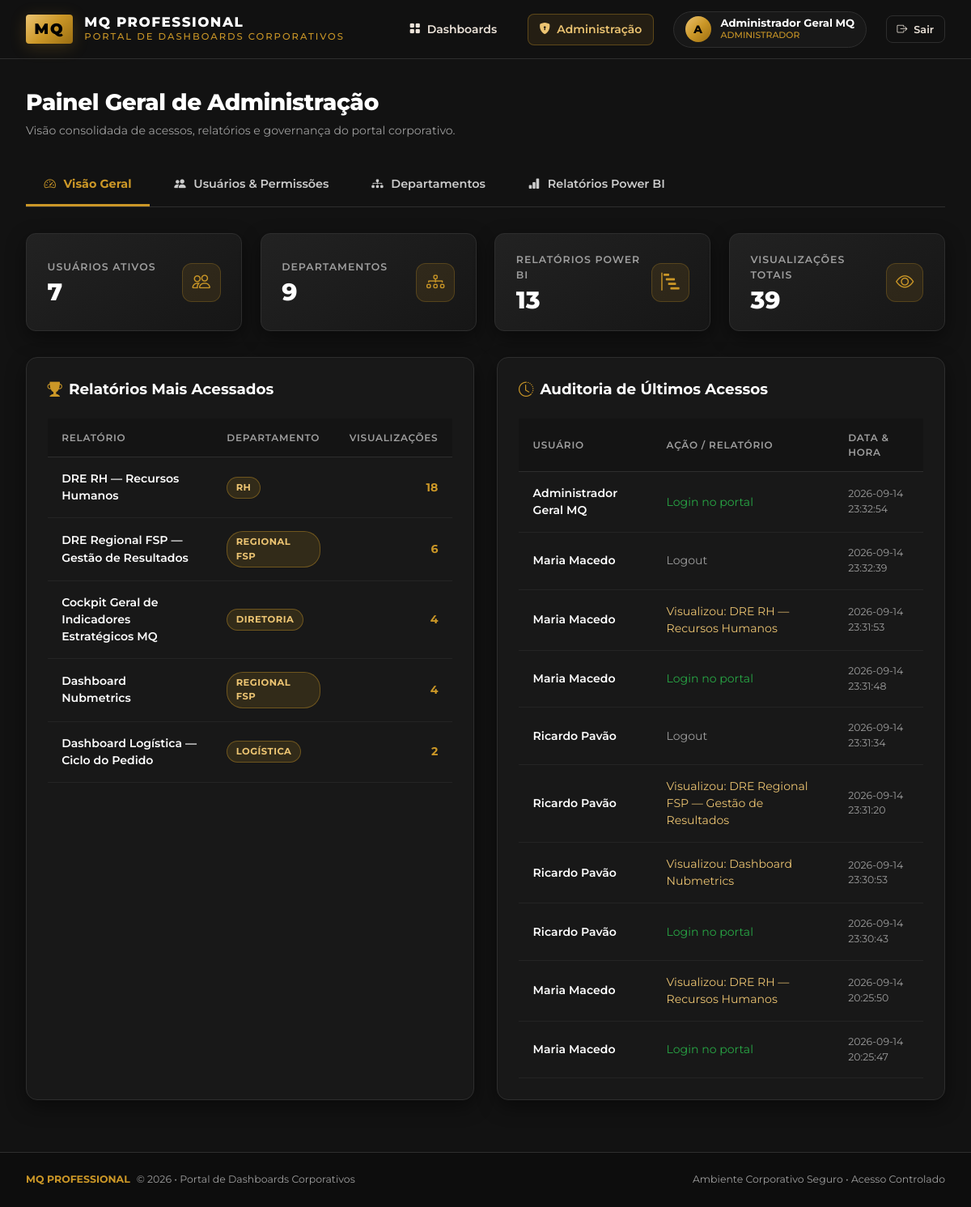
The page /admin (signed in) on the database its author committed.
### tables this page shows
CREATE TABLE users (
        id INTEGER PRIMARY KEY AUTOINCREMENT,
        username TEXT UNIQUE NOT NULL,
        name TEXT NOT NULL,
        email TEXT,
        password_hash TEXT NOT NULL,
        role TEXT DEFAULT 'user', -- 'admin' ou 'user'
        department_id INTEGER,
        active INTEGER DEFAULT 1,
        created_at DATETIME DEFAULT CURRENT_TIMESTAMP,
        FOREIGN KEY (department_id) REFERENCES departments (id) ON DELETE SET NULL
    );

CREATE TABLE reports (
        id INTEGER PRIMARY KEY AUTOINCREMENT,
        title TEXT NOT NULL,
        description TEXT,
        department_id INTEGER NOT NULL,
        embed_url TEXT NOT NULL,
        icon TEXT DEFAULT 'bi-bar-chart-line',
        is_public INTEGER DEFAULT 0, -- 1 se visível para todos os usuários logados
        display_order INTEGER DEFAULT 0,
        active INTEGER DEFAULT 1,
        created_at DATETIME DEFAULT CURRENT_TIMESTAMP,
        FOREIGN KEY (department_id) REFERENCES departments (id) ON DELETE CASCADE
    );

CREATE TABLE access_logs (
        id INTEGER PRIMARY KEY AUTOINCREMENT,
        user_id INTEGER,
        report_id INTEGER,
        action TEXT NOT NULL,
        ip_address TEXT,
        created_at DATETIME DEFAULT CURRENT_TIMESTAMP,
        FOREIGN KEY (user_id) REFERENCES users (id) ON DELETE SET NULL,
        FOREIGN KEY (report_id) REFERENCES reports (id) ON DELETE SET NULL
    );

### app.py (the view)
@app.route('/admin')
@admin_required
def admin_dashboard():
    stats = get_stats()
    return render_template('admin/dashboard.html', stats=stats)

### app.py (called while the page is built)
def admin_required(f):
    @wraps(f)
    def decorated_function(*args, **kwargs):
        if 'user_id' not in session:
            flash('Por favor, faça login para acessar esta área.', 'warning')
            return redirect(url_for('login', next=request.url))
        if session.get('role') != 'admin':
            flash('Acesso restrito. Você não possui privilégios de Administrador.', 'danger')
            return redirect(url_for('portal'))
        return f(*args, **kwargs)
    return decorated_function

@app.context_processor
def inject_globals():
    return {
        'current_user': {
            'id': session.get('user_id'),
            'username': session.get('username'),
            'name': session.get('name'),
            'role': session.get('role'),
            'is_admin': session.get('role') == 'admin'
        } if 'user_id' in session else None,
        'resolve_url': resolve_embed_url
    }

### database.py (called while the page is built)
def get_db():
    conn = sqlite3.connect(Config.DATABASE)
    conn.row_factory = sqlite3.Row
    conn.execute("PRAGMA foreign_keys = ON;")
    return conn

### templates/admin/dashboard.html (shortened to what this page needs)
{% extends "base.html" %}
{% block extra_css %}
<link rel="stylesheet" href="{{ url_for('static', filename='css/admin.css') }}">
{% endblock %}
{% block content %}
<div class="admin-header">
    <div class="admin-title-group">
        <h1>Painel Geral de Administração</h1>
        <p>Visão consolidada de acessos, relatórios e governança do portal corporativo.</p>
    </div>
</div>
<nav class="admin-nav-tabs">
    <a href="{{ url_for('admin_dashboard') }}" class="admin-tab-link active">
        <i class="bi bi-speedometer2"></i> Visão Geral
    </a>
    <a href="{{ url_for('admin_users') }}" class="admin-tab-link">
        <i class="bi bi-people-fill"></i> Usuários & Permissões
    </a>
    <a href="{{ url_for('admin_departments') }}" class="admin-tab-link">
        <i class="bi bi-diagram-3-fill"></i> Departamentos
    </a>
    <a href="{{ url_for('admin_reports') }}" class="admin-tab-link">
        <i class="bi bi-bar-chart-fill"></i> Relatórios Power BI
    </a>
</nav>
<div class="admin-metrics-grid">
    <div class="metric-card">
        <div class="metric-info">
            <h4>Usuários Ativos</h4>
            <div class="metric-num">{{ stats.total_users }}</div>
        </div>
        <div class="metric-icon">
            <i class="bi bi-people"></i>
        </div>
    </div>
    <div class="metric-card">
        <div class="metric-info">
            <h4>Departamentos</h4>
            <div class="metric-num">{{ stats.total_departments }}</div>
        </div>
        <div class="metric-icon">
            <i class="bi bi-diagram-3"></i>
        </div>
    </div>
    <div class="metric-card">
        <div class="metric-info">
            <h4>Relatórios Power BI</h4>
            <div class="metric-num">{{ stats.total_reports }}</div>
        </div>
        <div class="metric-icon">
            <i class="bi bi-bar-chart-steps"></i>
        </div>
    </div>
    <div class="metric-card">
        <div class="metric-info">
            <h4>Visualizações Totais</h4>
            <div class="metric-num">{{ stats.total_views }}</div>
        </div>
        <div class="metric-icon">
            <i class="bi bi-eye"></i>
        </div>
    </div>
</div>
<div style="display: grid; grid-template-columns: 1fr 1fr; gap: 1.8rem;">
    <div class="admin-card">
        <div class="admin-card-header">
            <h3 class="admin-card-title">
                <i class="bi bi-trophy-fill" style="color: var(--mq-gold);"></i> Relatórios Mais Acessados
            </h3>
        </div>
        <div class="mq-table-responsive">
            <table class="mq-table">
                <thead>
                    <tr>
                        <th>Relatório</th>
                        <th>Departamento</th>
                        <th style="text-align: right;">Visualizações</th>
                    </tr>
                </thead>
                <tbody>
                    {% for item in stats.most_viewed %}
                    <tr>
                        <td style="font-weight: 600; color: var(--mq-white);">{{ item.title }}</td>
                        <td>
                            <span class="mq-badge mq-badge-gold">{{ item.department_name }}</span>
                        </td>
                        <td style="text-align: right; font-weight: 700; color: var(--mq-gold);">
                            {{ item.views }}
                        </td>
                    </tr>
                    {% else %}
                    <tr>
                        <td colspan="3" style="text-align: center; color: var(--mq-gray-muted);">Nenhum acesso registrado ainda.</td>
                    </tr>
                    {% endfor %}
                </tbody>
            </table>
        </div>
    </div>
    <div class="admin-card">
        <div class="admin-card-header">
            <h3 class="admin-card-title">
                <i class="bi bi-clock-history" style="color: var(--mq-gold);"></i> Auditoria de Últimos Acessos
            </h3>
        </div>
        <div class="mq-table-responsive">
            <table class="mq-table">
                <thead>
                    <tr>
                        <th>Usuário</th>
                        <th>Ação / Relatório</th>
                        <th>Data & Hora</th>
                    </tr>
                </thead>
                <tbody>
                    {% for log in stats.recent_logs %}
                    <tr>
                        <td style="font-weight: 600; color: var(--mq-white);">{{ log.user_name or log.username or 'Anônimo' }}</td>
                        <td>
                            {% if log.action == 'view_report' %}
                                <span style="color: var(--mq-gold-light);">Visualizou: {{ log.report_title or 'Relatório' }}</span>
                            {% elif log.action == 'login' %}
                                <span style="color: var(--mq-success);">Login no portal</span>
                            {% elif log.action == 'logout' %}
                                <span style="color: var(--mq-gray-muted);">Logout</span>
                            {% else %}
                                <span>{{ log.action }}</span>
                            {% endif %}
                        </td>
                        <td style="color: var(--mq-gray-muted); font-size: 0.78rem;">{{ log.created_at }}</td>
                    </tr>
                    {% else %}
                    <tr>
                        <td colspan="3" style="text-align: center; color: var(--mq-gray-muted);">Nenhum log registrado.</td>
                    </tr>
                    {% endfor %}
                </tbody>
            </table>
        </div>
    </div>
</div>
{% endblock %}

### templates/base.html (shortened to what this page needs)
<!DOCTYPE html>
<html lang="pt-BR">
<head>
    <link rel="stylesheet" href="{{ url_for('static', filename='css/mq_theme.css') }}">
    {% block extra_css %}{% endblock %}
</head>
<body>
    {% if current_user %}
    <header class="mq-navbar">
        <div class="mq-brand">
            <a href="{{ url_for('portal') }}" style="display: flex; align-items: center; gap: 0.9rem; text-decoration: none;">
                <span class="mq-logo-badge">MQ</span>
                <div class="mq-brand-text">
                    <span class="mq-brand-title">MQ PROFESSIONAL</span>
                    <span class="mq-brand-sub">Portal de Dashboards Corporativos</span>
                </div>
            </a>
        </div>
        <nav class="mq-nav-menu">
            <a href="{{ url_for('portal') }}" class="mq-nav-link {% if request.endpoint == 'portal' %}active{% endif %}">
                <i class="bi bi-grid-fill"></i> Dashboards
            </a>
            {% if current_user.is_admin %}
            <a href="{{ url_for('admin_dashboard') }}" class="mq-nav-link admin-tag {% if 'admin' in request.endpoint %}active{% endif %}">
                <i class="bi bi-shield-lock-fill"></i> Administração
            </a>
            {% endif %}
            <a href="{{ url_for('profile') }}" class="mq-user-pill" title="Meu Perfil e Senha">
                <div class="mq-avatar">
                    {{ current_user.name[:1] | upper }}
                </div>
                <div class="mq-user-info">
                    <span class="mq-user-name">{{ current_user.name }}</span>
                    <span class="mq-user-role">
                        {% if current_user.is_admin %}ADMINISTRADOR{% else %}COLABORADOR{% endif %}
                    </span>
                </div>
            </a>
            <a href="{{ url_for('logout') }}" class="btn-mq-outline" style="padding: 0.4rem 0.8rem; font-size: 0.8rem;" title="Encerrar Sessão">
                <i class="bi bi-box-arrow-right"></i> Sair
            </a>
        </nav>
    </header>
    {% endif %}
    <main class="mq-main-content">
        {% block content %}{% endblock %}
    </main>
    <footer class="mq-footer">
        <div class="mq-footer-copy">
            <span class="mq-footer-gold">MQ PROFESSIONAL</span> &copy; 2026 • Portal de Dashboards Corporativos
        </div>
        <div>
            <span>Ambiente Corporativo Seguro • Acesso Controlado</span>
        </div>
    </footer>
</body>
</html>

### static/css/admin.css (style rules this page uses)
.admin-header { display: flex; justify-content: space-between; align-items: center; margin-bottom: 2rem; flex-wrap: wrap; gap: 1rem; }
.admin-title-group h1 { font-size: 1.75rem; font-weight: 800; color: var(--mq-white); letter-spacing: -0.5px; }
.admin-title-group p { color: var(--mq-gray-muted); font-size: 0.88rem; margin-top: 0.2rem; }
.admin-nav-tabs { display: flex; gap: 0.5rem; border-bottom: 1px solid var(--mq-border); margin-bottom: 2rem; overflow-x: auto; }
.admin-tab-link { padding: 0.85rem 1.4rem; font-size: 0.9rem; font-weight: 600; color: var(--mq-gray-light); border-bottom: 3px solid transparent; display: inline-flex; align-items: center; gap: 0.6rem; transition: var(--transition-smooth); text-decoration: none; white-space: nowrap; }
.admin-tab-link.active { color: var(--mq-gold); border-bottom-color: var(--mq-gold); font-weight: 700; }
.admin-metrics-grid { display: grid; grid-template-columns: repeat(auto-fit, minmax(220px, 1fr)); gap: 1.4rem; margin-bottom: 2rem; }
.metric-card { background: var(--mq-grad-card); border: 1px solid var(--mq-border); border-radius: 12px; padding: 1.4rem 1.6rem; display: flex; align-items: center; justify-content: space-between; box-shadow: var(--shadow-card); }
.metric-info h4 { font-size: 0.78rem; text-transform: uppercase; letter-spacing: 1px; color: var(--mq-gray-muted); font-weight: 600; margin-bottom: 0.4rem; }
.metric-info .metric-num { font-size: 1.85rem; font-weight: 800; color: var(--mq-white); line-height: 1; }
.metric-icon { width: 48px; height: 48px; border-radius: 12px; background: rgba(203, 151, 39, 0.12); border: 1px solid rgba(203, 151, 39, 0.25); display: flex; align-items: center; justify-content: center; font-size: 1.4rem; color: var(--mq-gold); }
.admin-card { background: #181818; border: 1px solid var(--mq-border); border-radius: 14px; padding: 1.6rem; box-shadow: var(--shadow-card); margin-bottom: 2rem; }
.admin-card-header { display: flex; align-items: center; justify-content: space-between; margin-bottom: 1.4rem; flex-wrap: wrap; gap: 1rem; }
.admin-card-title { font-size: 1.15rem; font-weight: 700; color: var(--mq-white); display: flex; align-items: center; gap: 0.5rem; }
.mq-table-responsive { width: 100%; overflow-x: auto; }
.mq-table { width: 100%; border-collapse: collapse; text-align: left; font-size: 0.88rem; }
.mq-table th { padding: 0.9rem 1.1rem; background: #141414; color: var(--mq-gray-muted); font-weight: 600; text-transform: uppercase; font-size: 0.75rem; letter-spacing: 0.75px; border-bottom: 1px solid var(--mq-border); }
.mq-table td { padding: 1rem 1.1rem; border-bottom: 1px solid var(--mq-border-subtle); color: var(--mq-creme-2); vertical-align: middle; }

### rows shown on the page
users: name "Administrador Geral MQ"
reports: title "DRE RH — Recursos Humanos", department_name "RH", views "18"
reports: title "DRE Regional FSP — Gestão de Resultados", department_name "REGIONAL FSP", views "6"
reports: title "Cockpit Geral de Indicadores Estratégicos MQ", department_name "DIRETORIA", views "4"
reports: title "Dashboard Nubmetrics", department_name "REGIONAL FSP", views "4"
reports: title "Dashboard Logística — Ciclo do Pedido", department_name "LOGÍSTICA", views "2"
access_logs: name "Administrador Geral MQ", action "Login no portal", created_at "2026-09-14 23:32:54"
access_logs: name "Maria Macedo", action "Logout", created_at "2026-09-14 23:32:39"
access_logs: name "Maria Macedo", title "DRE RH — Recursos Humanos", created_at "2026-09-14 23:31:53"
access_logs: name "Maria Macedo", action "Login no portal", created_at "2026-09-14 23:31:48"
access_logs: name "Ricardo Pavão", action "Logout", created_at "2026-09-14 23:31:34"
access_logs: name "Ricardo Pavão", title "DRE Regional FSP — Gestão de Resultados", created_at "2026-09-14 23:31:20"
access_logs: name "Ricardo Pavão", title "Dashboard Nubmetrics", created_at "2026-09-14 23:30:53"
access_logs: name "Ricardo Pavão", action "Login no portal", created_at "2026-09-14 23:30:43"
access_logs: name "Maria Macedo", title "DRE RH — Recursos Humanos", created_at "2026-09-14 20:25:50"
access_logs: name "Maria Macedo", action "Login no portal", created_at "2026-09-14 20:25:47"

### other values the page prints
{{ current_user.name[:1] | upper }} "A"
{{ stats.total_users }} "7"
{{ stats.total_departments }} "9"
{{ stats.total_reports }} "13"
{{ stats.total_views }} "39"
